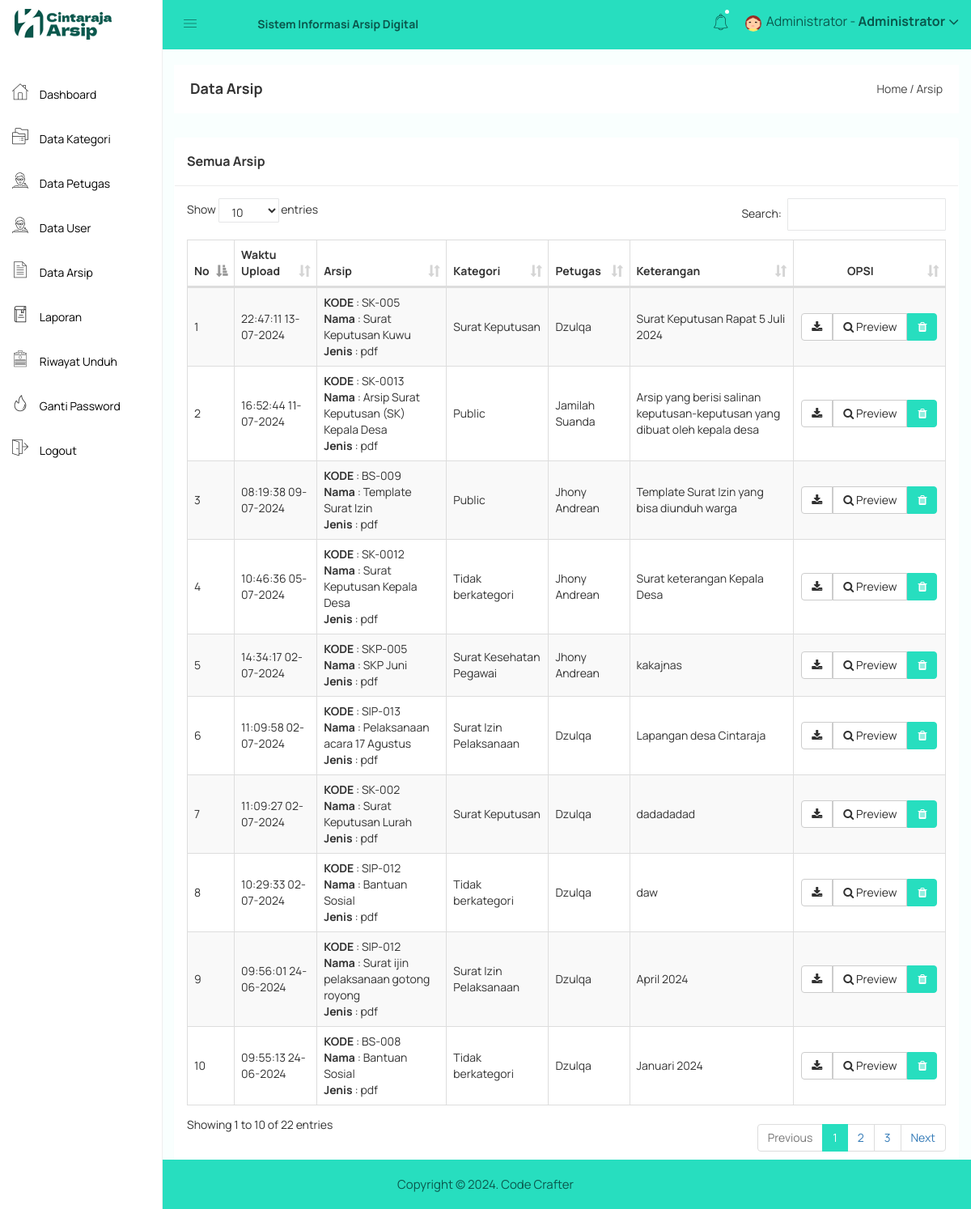
/admin/arsip.php (signed in), run on the app's committed database.
### tables this page shows
CREATE TABLE `arsip` (
  `arsip_id` int(11) NOT NULL,
  `arsip_waktu_upload` datetime NOT NULL,
  `arsip_petugas` int(11) NOT NULL,
  `arsip_kode` varchar(255) NOT NULL,
  `arsip_nama` varchar(255) NOT NULL,
  `arsip_jenis` varchar(255) NOT NULL,
  `arsip_kategori` int(11) NOT NULL,
  `arsip_keterangan` text NOT NULL,
  `arsip_file` varchar(255) NOT NULL
);

CREATE TABLE `kategori` (
  `kategori_id` int(11) NOT NULL,
  `kategori_nama` varchar(255) NOT NULL,
  `kategori_keterangan` text NOT NULL
);

CREATE TABLE `petugas` (
  `petugas_id` int(11) NOT NULL,
  `petugas_nama` varchar(255) NOT NULL,
  `petugas_username` varchar(255) NOT NULL,
  `petugas_password` varchar(255) NOT NULL,
  `petugas_foto` varchar(255) NOT NULL
);

### admin/arsip.php (the view, shortened to what this page needs)
<?php include 'header.php'; ?>
<div class="breadcome-area">
    <div class="container-fluid">
        <div class="row">
            <div class="col-lg-12 col-md-12 col-sm-12 col-xs-12">
                <div class="breadcome-list">
                    <div class="row">
                        <div class="col-lg-6 col-md-6 col-sm-6 col-xs-12">
                            <div class="breadcome-heading">
                                <h4 style="margin-bottom: 0px">Data Arsip</h4>
                            </div>
                        </div>
                        <div class="col-lg-6 col-md-6 col-sm-6 col-xs-12">
                            <ul class="breadcome-menu" style="padding-top: 0px">
                                <li><a href="#">Home</a> <span class="bread-slash">/</span></li>
                                <li><span class="bread-blod">Arsip</span></li>
                            </ul>
                        </div>
                    </div>
                </div>
            </div>
        </div>
    </div>
</div>
<div class="container-fluid">
    <div class="panel panel">
        <div class="panel-heading">
            <h3 class="panel-title">Semua Arsip</h3>
        </div>
        <div class="panel-body">
            <table id="table" class="table table-bordered table-striped table-hover table-datatable">
                <thead>
                    <tr>
                        <th width="1%">No</th>
                        <th>Waktu Upload</th>
                        <th>Arsip</th>
                        <th>Kategori</th>
                        <th>Petugas</th>
                        <th>Keterangan</th>
                        <th class="text-center" width="20%">OPSI</th>
                    </tr>
                </thead>
                <tbody>
                    <?php
                    include '../koneksi.php';
                    $no = 1;
                    $arsip = mysqli_query($koneksi,"SELECT * FROM arsip,kategori,petugas WHERE arsip_petugas=petugas_id and arsip_kategori=kategori_id ORDER BY arsip_id DESC");
                    while($p = mysqli_fetch_array($arsip)){
                        ?>
                        <tr>
                            <td><?php echo $no++; ?></td>
                            <td><?php echo date('H:i:s  d-m-Y',strtotime($p['arsip_waktu_upload'])) ?></td>
                            <td>
                                <b>KODE</b> : <?php echo $p['arsip_kode'] ?><br>
                                <b>Nama</b> : <?php echo $p['arsip_nama'] ?><br>
                                <b>Jenis</b> : <?php echo $p['arsip_jenis'] ?><br>
                            </td>
                            <td><?php echo $p['kategori_nama'] ?></td>
                            <td><?php echo $p['petugas_nama'] ?></td>
                            <td><?php echo $p['arsip_keterangan'] ?></td>
                            <td class="text-center">
                                <div class="btn-group">
                                    <a target="_blank" class="btn btn-default" href="../arsip/<?php echo $p['arsip_file']; ?>"><i class="fa fa-download"></i></a>
                                    <a target="_blank" href="arsip_preview.php?id=<?php echo $p['arsip_id']; ?>" class="btn btn-default"><i class="fa fa-search"></i> Preview</a>
                                    <button type="button" class="btn btn-primary" data-toggle="modal" data-target="#exampleModal_<?php echo $p['arsip_id']; ?>">
                                        <i class="fa fa-trash"></i>
                                    </button>
                                </div>
                            </td>
                        </tr>
                        <?php
                    }
                    ?>
                </tbody>
            </table>
        </div>
    </div>
</div>
<?php include 'footer.php'; ?>

### admin/header.php (shortened to what this page needs)
<!doctype html>
<html>
<head>
    <link rel="stylesheet" href="../assets/css/bootstrap.min.css">
    <link rel="stylesheet" href="../assets/css/font-awesome.min.css">
    <link rel="stylesheet" href="../assets/css/owl.carousel.css">
    <link rel="stylesheet" href="../assets/css/owl.theme.css">
    <link rel="stylesheet" href="../assets/css/owl.transitions.css">
    <link rel="stylesheet" href="../assets/css/animate.css">
    <link rel="stylesheet" href="../assets/css/normalize.css">
    <link rel="stylesheet" href="../assets/css/meanmenu.min.css">
    <link rel="stylesheet" href="../assets/css/main.css">
    <link rel="stylesheet" href="../assets/css/educate-custon-icon.css">
    <link rel="stylesheet" href="../assets/css/morrisjs/morris.css">
    <link rel="stylesheet" href="../assets/css/scrollbar/jquery.mCustomScrollbar.min.css">
    <link rel="stylesheet" href="../assets/css/metisMenu/metisMenu.min.css">
    <link rel="stylesheet" href="../assets/css/metisMenu/metisMenu-vertical.css">
    <link rel="stylesheet" href="../assets/css/calendar/fullcalendar.min.css">
    <link rel="stylesheet" href="../assets/css/calendar/fullcalendar.print.min.css">
    <link rel="stylesheet" href="../assets/style.css">
    <link rel="stylesheet" href="../assets/css/responsive.css">
    <link rel="stylesheet" href="../assets/css/style.css">
    <link rel="stylesheet" type="text/css" href="../assets/js/DataTables/datatables.css">
    <?php
    include '../koneksi.php';
    ?>
</head>
<body>
    <div class="left-sidebar-pro">
        <nav id="sidebar" class="">
            <div class="sidebar-header">
                <a href="index.php"><img class="main-logo" src="../assets/img/logo/logo.png" alt="" /></a>
            </div>
            <div class="left-custom-menu-adp-wrap comment-scrollbar">
                <nav class="sidebar-nav left-sidebar-menu-pro" style="margin-top: 30px">
                    <ul class="metismenu" id="menu1">
                        <li class="active">
                            <a href="index.php">
                                <span class="educate-icon educate-home icon-wrap"></span>
                                <span class="mini-click-non">Dashboard</span>
                            </a>
                        </li>
                        <li>
                            <a href="kategori.php" aria-expanded="false"><span class="educate-icon educate-course icon-wrap sub-icon-mg" aria-hidden="true"></span> <span class="mini-click-non">Data Kategori</span></a>
                        </li>
                        <li>
                            <a href="petugas.php" aria-expanded="false"><span class="educate-icon educate-professor icon-wrap sub-icon-mg" aria-hidden="true"></span> <span class="mini-click-non">Data Petugas</span></a>
                        </li>
                        <li>
                            <a href="user.php" aria-expanded="false"><span class="educate-icon educate-professor icon-wrap sub-icon-mg" aria-hidden="true"></span> <span class="mini-click-non">Data User</span></a>
                        </li>
                        <li>
                            <a href="arsip.php" aria-expanded="false"><span class="educate-icon educate-data-table icon-wrap sub-icon-mg" aria-hidden="true"></span> <span class="mini-click-non">Data Arsip</span></a>
                        </li>
                        <li>
                            <a href="laporan.php" aria-expanded="false"><span class="educate-icon educate-library icon-wrap sub-icon-mg" aria-hidden="true"></span> <span class="mini-click-non">Laporan</span></a>
                        </li>
                        <li>
                            <a href="riwayat.php" aria-expanded="false"><span class="educate-icon educate-form icon-wrap sub-icon-mg" aria-hidden="true"></span> <span class="mini-click-non">Riwayat Unduh</span></a>
                        </li>
                        <li>
                            <a href="gantipassword.php" aria-expanded="false"><span class="educate-icon educate-danger icon-wrap sub-icon-mg" aria-hidden="true"></span> <span class="mini-click-non">Ganti Password</span></a>
                        </li>
                        <li>
                            <a href="logout.php" aria-expanded="false"><span class="educate-icon educate-pages icon-wrap sub-icon-mg" aria-hidden="true"></span> <span class="mini-click-non">Logout</span></a>
                        </li>
                    </ul>
                </nav>
            </div>
        </nav>
    </div>
    <div class="all-content-wrapper">
        <div class="container-fluid">
            <div class="row">
                <div class="col-lg-12 col-md-12 col-sm-12 col-xs-12">
                    <div class="logo-pro">
                        <a href="index.html"><img class="main-logo" src="../assets/img/logo/logo.png" alt="" /></a>
                    </div>
                </div>
            </div>
        </div>
        <div class="header-advance-area">
            <div style='background-color:#27debf;' class="header-top-area">
                <div class="container-fluid">
                    <div class="row">
                        <div  class="col-lg-12 col-md-12 col-sm-12 col-xs-12">
                            <div class="header-top-wraper">
                                <div class="row">
                                    <div class="col-lg-1 col-md-0 col-sm-12 col-xs-12">
                                        <div class="menu-switcher-pro">
                                            <button style="color:#0a574c;"  type="button" id="sidebarCollapse" class="btn bar-button-pro header-drl-controller-btn btn-info navbar-btn">
                                                <i class="educate-icon educate-nav"></i>
                                            </button>
                                        </div>
                                    </div>
                                    <div class="col-lg-5 col-md-6 col-sm-12 col-xs-12">
                                        <div class="header-top-menu tabl-d-n">
                                            <ul class="nav navbar-nav mai-top-nav">
                                                <li class="nav-item"><a href="#" style="color:#0a574c;font-weight:bold;" class="nav-link">Sistem Informasi Arsip Digital</a></li>
                                            </ul>
                                        </div>
                                    </div>
                                    <div class="col-lg-6 col-md-6 col-sm-12 col-xs-12">
                                        <div class="header-right-info">
                                            <ul class="nav navbar-nav mai-top-nav header-right-menu">
                                                <li class="nav-item">
                                                    <a href="#" data-toggle="dropdown" role="button" aria-expanded="false" class="nav-link dropdown-toggle"><i style="color:#0a574c;" class="educate-icon educate-bell" aria-hidden="true"></i><span class="indicator-nt"></span></a>
                                            </li>
                                            <li class="nav-item">
                                                <a href="#" data-toggle="dropdown" role="button" aria-expanded="false" class="nav-link dropdown-toggle">
                                                    <?php
                                                    $id_admin = $_SESSION['id'];
                                                    $profil = mysqli_query($koneksi,"select * from admin where admin_id='$id_admin'");
                                                    $profil = mysqli_fetch_assoc($profil);
                                                    if($profil['admin_foto'] == ""){
                                                    ?>
                                                    <img src="../gambar/sistem/user.png" style="width: 20px;height: 20px">
                                                <?php }else{ ?>
                                                    <img src="../gambar/admin/<?php echo $profil['admin_foto'] ?>" style="width: 20px;height: 20px">
                                                <?php } ?>
                                                <span style="color:#0a574c;"  class="admin-name"><?php echo $_SESSION['nama']; ?> -  <b>Administrator</b> </span>
                                                <i style="color:#0a574c;"  class="fa fa-angle-down edu-icon edu-down-arrow"></i>
                                            </a>
                                        </li>
                                    </ul>
                                </div>
                            </div>
                        </div>
                    </div>
                </div>
            </div>
        </div>
    </div>
</div>

### data on the page
arsip: arsip_waktu_upload "22:47:11 13-07-2024", arsip_kode "SK-005", arsip_nama "Surat Keputusan Kuwu", arsip_jenis "pdf", arsip_kategori.kategori_nama "Surat Keputusan", petugas.petugas_nama "Dzulqa", arsip_keterangan "Surat Keputusan Rapat 5 Juli 2024"
arsip: arsip_waktu_upload "16:52:44 11-07-2024", arsip_kode "SK-0013", arsip_nama "Arsip Surat Keputusan (SK) Kepala Desa", arsip_jenis "pdf", arsip_kategori.kategori_nama "Public", petugas.petugas_nama "Jamilah Suanda", arsip_keterangan "Arsip yang berisi salinan keputusan-keputusan yang dibuat oleh kepala desa"
arsip: arsip_waktu_upload "08:19:38 09-07-2024", arsip_kode "BS-009", arsip_nama "Template Surat Izin", arsip_jenis "pdf", arsip_kategori.kategori_nama "Public", petugas.petugas_nama "Jhony Andrean", arsip_keterangan "Template Surat Izin yang bisa diunduh warga"
arsip: arsip_waktu_upload "10:46:36 05-07-2024", arsip_kode "SK-0012", arsip_nama "Surat Keputusan Kepala Desa", arsip_jenis "pdf", arsip_kategori.kategori_nama "Tidak berkategori", petugas.petugas_nama "Jhony Andrean", arsip_keterangan "Surat keterangan Kepala Desa"
arsip: arsip_waktu_upload "14:34:17 02-07-2024", arsip_kode "SKP-005", arsip_nama "SKP Juni", arsip_jenis "pdf", arsip_kategori.kategori_nama "Surat Kesehatan Pegawai", petugas.petugas_nama "Jhony Andrean", arsip_keterangan "kakajnas"
arsip: arsip_waktu_upload "11:09:58 02-07-2024", arsip_kode "SIP-013", arsip_nama "Pelaksanaan acara 17 Agustus", arsip_jenis "pdf", arsip_kategori.kategori_nama "Surat Izin Pelaksanaan", petugas.petugas_nama "Dzulqa", arsip_keterangan "Lapangan desa Cintaraja"
arsip: arsip_waktu_upload "11:09:27 02-07-2024", arsip_kode "SK-002", arsip_nama "Surat Keputusan Lurah", arsip_jenis "pdf", arsip_kategori.kategori_nama "Surat Keputusan", petugas.petugas_nama "Dzulqa", arsip_keterangan "dadadadad"
arsip: arsip_waktu_upload "10:29:33 02-07-2024", arsip_kode "SIP-012", arsip_nama "Bantuan Sosial", arsip_jenis "pdf", arsip_kategori.kategori_nama "Tidak berkategori", petugas.petugas_nama "Dzulqa", arsip_keterangan "daw"
arsip: arsip_waktu_upload "09:56:01 24-06-2024", arsip_kode "SIP-012", arsip_nama "Surat ijin pelaksanaan gotong royong", arsip_jenis "pdf", arsip_kategori.kategori_nama "Surat Izin Pelaksanaan", petugas.petugas_nama "Dzulqa", arsip_keterangan "April 2024"
arsip: arsip_waktu_upload "09:55:13 24-06-2024", arsip_kode "BS-008", arsip_nama "Bantuan Sosial", arsip_jenis "pdf", arsip_kategori.kategori_nama "Tidak berkategori", petugas.petugas_nama "Dzulqa", arsip_keterangan "Januari 2024"

### other printed values
$_SESSION['nama'] "Administrator"
